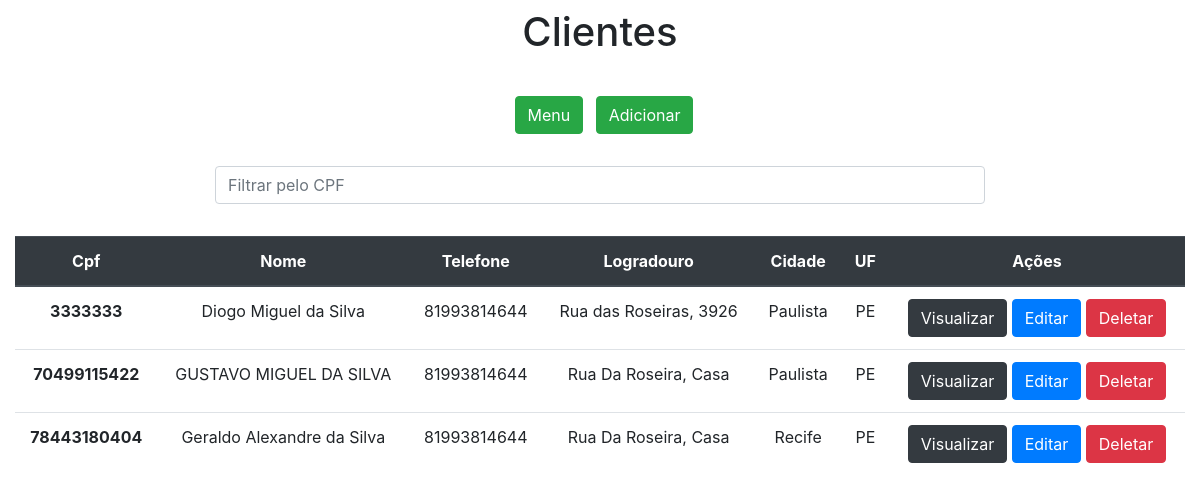
Page /clientes/ on the earlier database version.
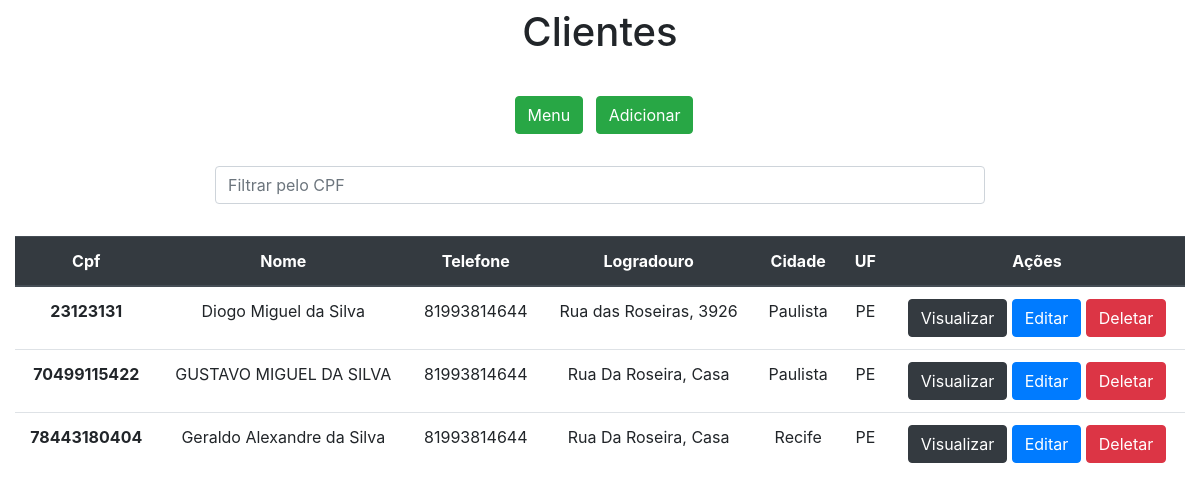
Same page on the later database version.
### app/models.py (models this page shows)
class Clientes(models.Model):
    cpf = models.IntegerField(primary_key=True)
    nome = models.CharField(max_length=30)
    telefone = models.CharField(max_length=17)
    logradouro = models.CharField(max_length=30)
    cidade = models.CharField(max_length=50)
    UF = models.CharField(max_length=2)

### app/views.py (the view)
# urls.py: path('clientes/', clientes, name='clientes'),
def clientes(request):
    data = {}
    search = request.GET.get('search')
    if search:
        data['db'] = Clientes.objects.filter(cpf__icontains=search)
    else:
        data['db'] = Clientes.objects.all()
    return render(request, 'clientes.html', data)

### app/templates/clientes.html (shortened to what this page needs)
<!DOCTYPE html>
<html lang="pt-br">
<head>
    <link rel="stylesheet" href="https://stackpath.bootstrapcdn.com/bootstrap/4.4.1/css/bootstrap.min.css"
>
</head>
<body>
<div class="col-8 m-auto pt-2 pb-2 text-center">
    <h1>Clientes</h1>
</div>
<div class="col-8 m-auto pt-3 pb-2 text-center">
    <a href="/menu" class="m-2 btn btn-success">Menu</a>
    <a href="/clientesForm" class="btn btn-success">Adicionar</a>
</div>
<div class="col-8 m-auto pt-3 pb-2 text-center">
    <form method="get">
        <input type="text" cpf="search" name="search" class="form-control" placeholder="Filtrar pelo CPF">
    </form>
</div>
<div class="col-12 m-auto pt-4 pb-2 text-center">
    <table class="table">
        <thead class="thead-dark">
        <tr>
            <th scope="col">Cpf</th>
            <th scope="col">Nome</th>
            <th scope="col">Telefone</th>
            <th scope="col">Logradouro</th>
            <th scope="col">Cidade</th>
            <th scope="col">UF</th>
            <th scope="col">Ações</th>
        </tr>
        </thead>
        <tbody>
        {% for dbs in db %}
        <tr>
            <th>{{dbs.cpf}}</th>
            <td>{{dbs.nome}}</td>
            <td>{{dbs.telefone}}</td>
            <td>{{dbs.logradouro}}</td>
            <td>{{dbs.cidade}}</td>
            <td>{{dbs.UF}}</td>
            <td>
                <a href="/clientesView/{{dbs.cpf}}/" class="btn btn-dark">Visualizar</a>
                <a href="/clientesEdit/{{dbs.cpf}}/" class="btn btn-primary">Editar</a>
                <a href="/clientesDelete/{{dbs.cpf}}/" class="btn btn-danger btnDel">Deletar</a>
            </td>
        </tr>
        {% endfor %}
        </tbody>
    </table>
</div>
{% load static %}
</body>
</html>

Differences in the rows shown:
removed Clientes: cpf "3333333", nome "Diogo Miguel da Silva", telefone "81993814644", logradouro "Rua das Roseiras, 3926", cidade "Paulista", UF "PE"
added Clientes: cpf "23123131", nome "Diogo Miguel da Silva", telefone "81993814644", logradouro "Rua das Roseiras, 3926", cidade "Paulista", UF "PE"
